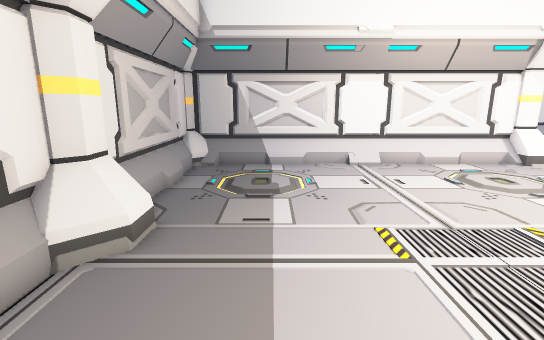
view 1 (above)

16 first-person views from a walk through a 3-D level made in the Unity game engine. The camera is 1.5 m above the floor, tilts 12° down and sees 85° across. The floor is counted in squares, 0.5 m on a side. Each view is taken from the middle of a square. On the plan, view 1 faces up. The plan holds only what a view shows up to about 20 squares ahead; the rest is blank. The place goes on beyond the plan. Some animated figures are not drawn.

view 2
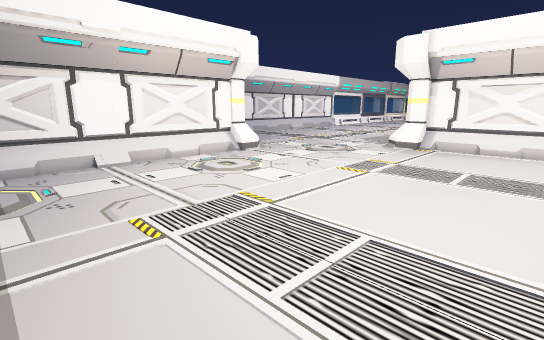

view 3
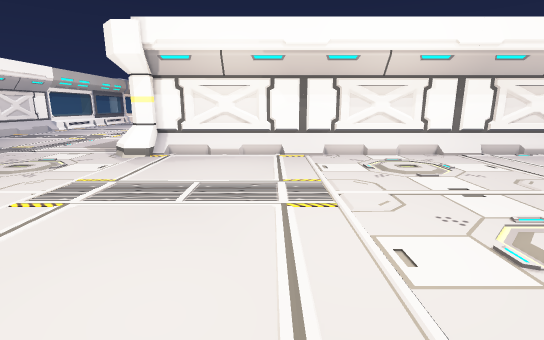

view 4
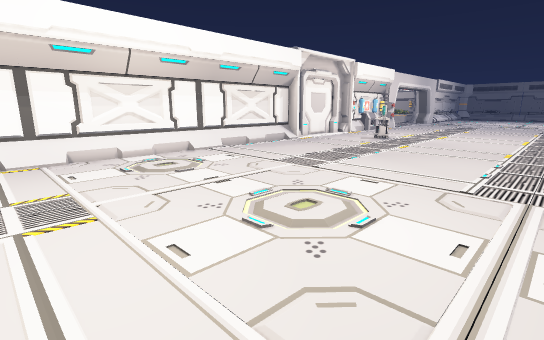

view 5
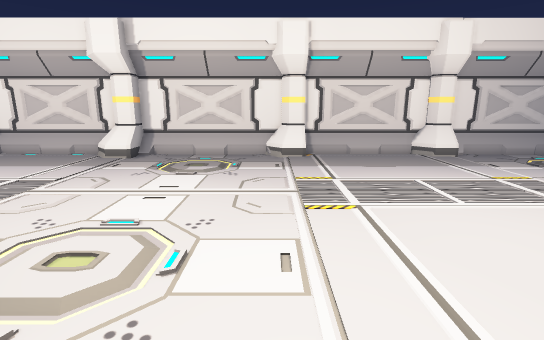

view 6
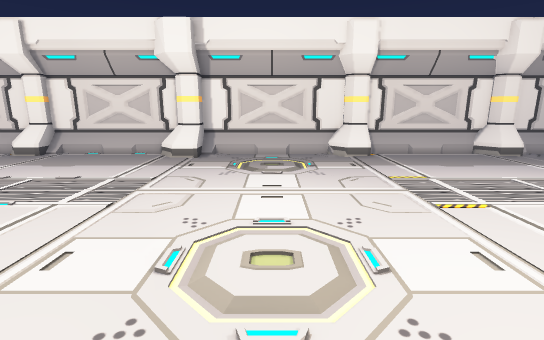

view 7
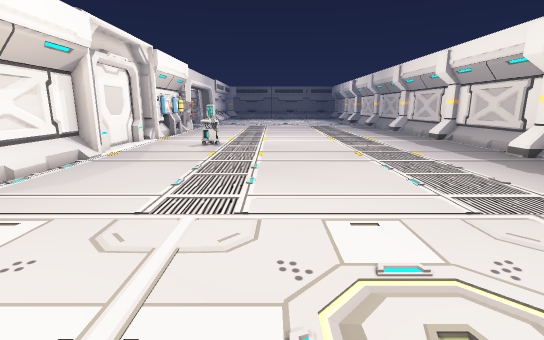

view 8
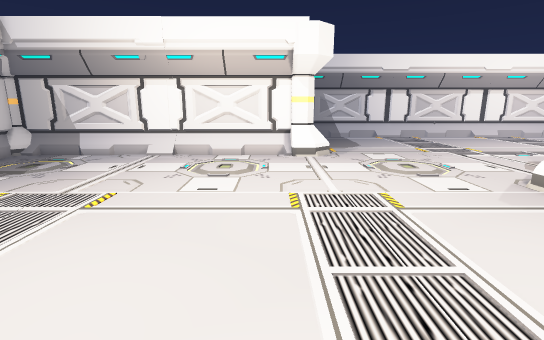

view 9
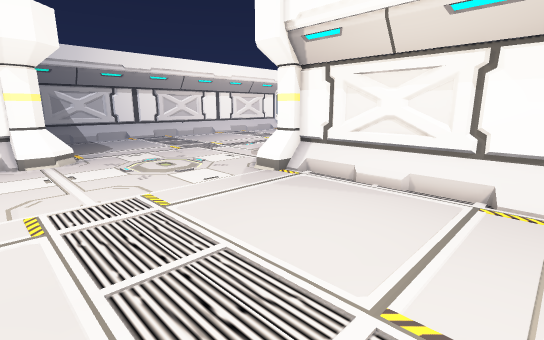

view 10
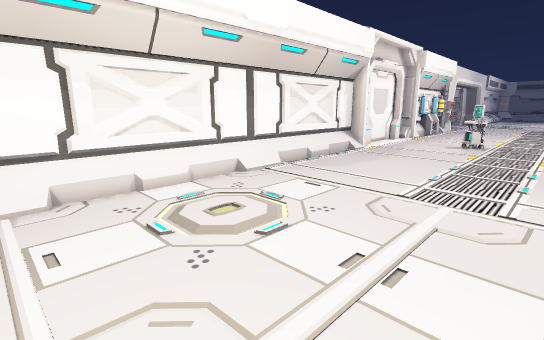

view 11
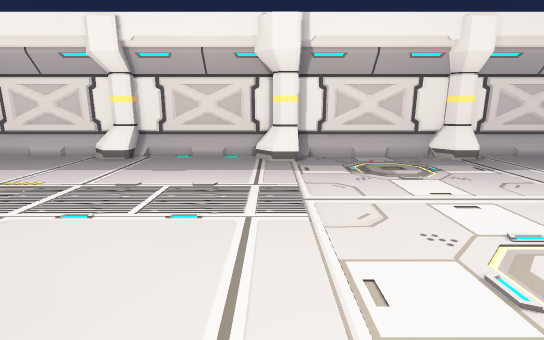

view 12
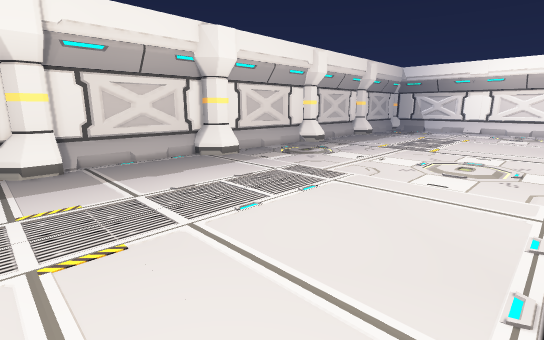

view 13
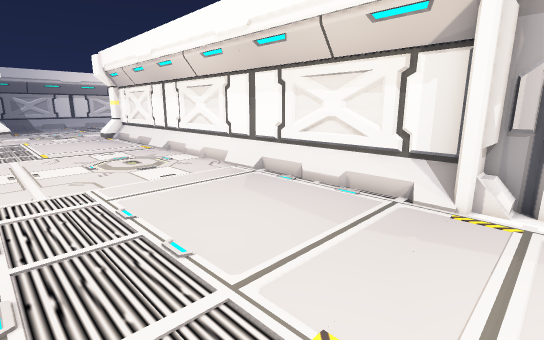

view 14
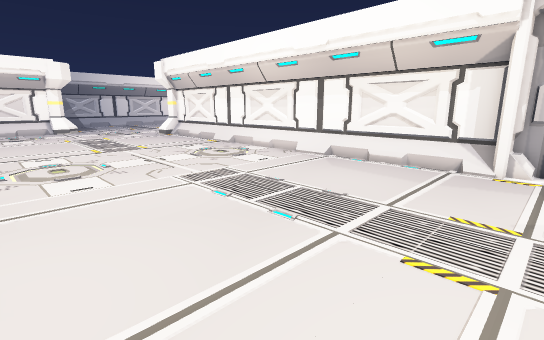

view 15
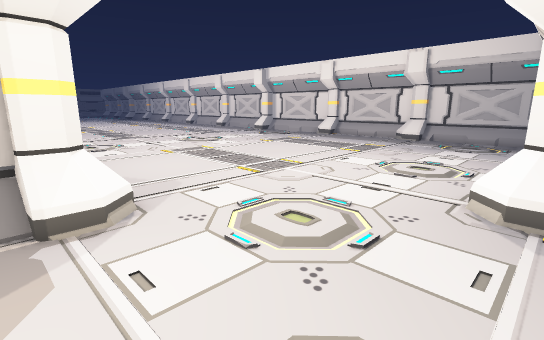

view 16
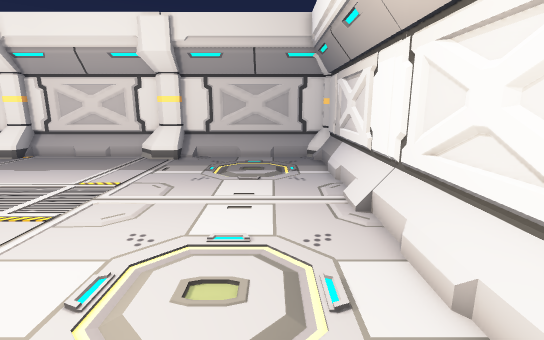

### Floor plan
Key: @ floor where view 1 was taken; # wall or solid block; . main floor; : floor 0.25 m higher than the main floor; = window, fence, low wall or low ledge; P pillar.
Columns run from 5 left of view 1 to 25 right of it. Each row starts with its distance up from view 1.
 17      ############## P .....   .
 16  #################PPP..........
 15 ##.................P...........
 14 #..............................
 13 #:.............................
 12 #:.............................
 11 #..............................
 10 #..............................
  9 #...........................PP.
  8 ##.........................PPP#
  7 #PP........................PP##
  6 PPP.........................##
  5 #P..........................##
  4 ##..........................#
  3 #:..........................##
  2 #:..........................##
  1 #:..........................##
  0 #....@......................#
 -1 ##..........................#
 -2 #PP.........................##
 -3 #PP.........................##
 -4 #P..........................##
 -5 #=..........................#
 -6 #=..........................#
 -7 #=..........................#
 -8 #=..........................#
 -9 #=..........................#
-10 #=..........................#
-11 #=..........................#
-12 #P=.........................#
-13 ##P.........................#
-14 #PP.........................#
-15 #P..........................#
-16 ##..........................#
-17 #:..........................#
-18 #:..........................#
-19 #...........................#
-20 #...........................#
-21 ##..........................#
-22 #P..........................#
-23  PP.........................#
-24 PP..........................#
-25 ##..........................#

Where each view was taken, in squares from view 1:
view 1: 0 up, 0 right, facing up
view 2: 1 down, 0 right, facing up-right
view 3: 1 down, 4 right, facing right
view 4: 1 down, 4 right, facing down-right
view 5: 4 down, 15 right, facing left
view 6: 8 down, 15 right, facing left
view 7: 5 down, 12 right, facing down
view 8: 3 down, 12 right, facing up
view 9: 3 down, 12 right, facing up-right
view 10: 3 down, 12 right, facing down-right
view 11: 14 down, 14 right, facing left
view 12: 25 down, 13 right, facing up-left
view 13: 25 down, 13 right, facing up-right
view 14: 25 down, 7 right, facing up-right
view 15: 17 up, 25 right, facing down-left
view 16: 13 up, 14 right, facing left
